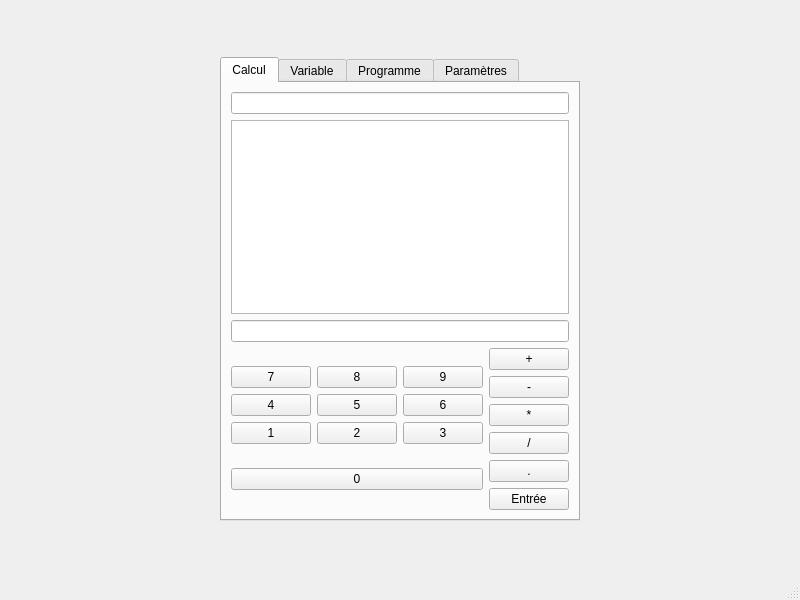
<?xml version="1.0" encoding="UTF-8"?>
<ui version="4.0">
 <class>MainWindow</class>
 <widget class="QMainWindow" name="MainWindow">
  <property name="geometry">
   <rect>
    <x>0</x>
    <y>0</y>
    <width>800</width>
    <height>600</height>
   </rect>
  </property>
  <property name="windowTitle">
   <string>UTCalculette</string>
  </property>
  <widget class="QWidget" name="centralwidget">
   <layout class="QVBoxLayout" name="verticalLayout_6">
    <item alignment="Qt::AlignHCenter|Qt::AlignVCenter">
     <widget class="QTabWidget" name="tabWidget">
      <property name="maximumSize">
       <size>
        <width>16777215</width>
        <height>16777215</height>
       </size>
      </property>
      <property name="tabPosition">
       <enum>QTabWidget::North</enum>
      </property>
      <property name="currentIndex">
       <number>0</number>
      </property>
      <property name="usesScrollButtons">
       <bool>false</bool>
      </property>
      <widget class="QWidget" name="calcul">
       <attribute name="title">
        <string>Calcul</string>
       </attribute>
       <layout class="QVBoxLayout" name="verticalLayout_4">
        <item>
         <layout class="QVBoxLayout" name="verticalLayout_3">
          <item>
           <widget class="QLineEdit" name="message"/>
          </item>
          <item>
           <widget class="QTableWidget" name="vuePile"/>
          </item>
          <item>
           <widget class="QLineEdit" name="commande"/>
          </item>
          <item>
           <layout class="QHBoxLayout" name="clavier">
            <item>
             <layout class="QVBoxLayout" name="verticalLayout_2">
              <item>
               <layout class="QGridLayout" name="gridLayout">
                <item row="0" column="1">
                 <widget class="QPushButton" name="button8">
                  <property name="text">
                   <string>8</string>
                  </property>
                 </widget>
                </item>
                <item row="2" column="1">
                 <widget class="QPushButton" name="button2">
                  <property name="text">
                   <string>2</string>
                  </property>
                 </widget>
                </item>
                <item row="0" column="0">
                 <widget class="QPushButton" name="button7">
                  <property name="text">
                   <string>7</string>
                  </property>
                 </widget>
                </item>
                <item row="1" column="1">
                 <widget class="QPushButton" name="button5">
                  <property name="text">
                   <string>5</string>
                  </property>
                 </widget>
                </item>
                <item row="2" column="2">
                 <widget class="QPushButton" name="button3">
                  <property name="text">
                   <string>3</string>
                  </property>
                 </widget>
                </item>
                <item row="1" column="2">
                 <widget class="QPushButton" name="button6">
                  <property name="text">
                   <string>6</string>
                  </property>
                 </widget>
                </item>
                <item row="2" column="0">
                 <widget class="QPushButton" name="button1">
                  <property name="text">
                   <string>1</string>
                  </property>
                 </widget>
                </item>
                <item row="1" column="0">
                 <widget class="QPushButton" name="button4">
                  <property name="text">
                   <string>4</string>
                  </property>
                 </widget>
                </item>
                <item row="0" column="2">
                 <widget class="QPushButton" name="button9">
                  <property name="text">
                   <string>9</string>
                  </property>
                 </widget>
                </item>
               </layout>
              </item>
              <item>
               <widget class="QPushButton" name="button0">
                <property name="text">
                 <string>0</string>
                </property>
               </widget>
              </item>
             </layout>
            </item>
            <item>
             <layout class="QVBoxLayout" name="verticalLayout">
              <item>
               <widget class="QPushButton" name="buttonPlus">
                <property name="text">
                 <string>+</string>
                </property>
               </widget>
              </item>
              <item>
               <widget class="QPushButton" name="buttonMoins">
                <property name="text">
                 <string>-</string>
                </property>
               </widget>
              </item>
              <item>
               <widget class="QPushButton" name="buttonFois">
                <property name="text">
                 <string>*</string>
                </property>
               </widget>
              </item>
              <item>
               <widget class="QPushButton" name="buttonDiv">
                <property name="text">
                 <string>/</string>
                </property>
               </widget>
              </item>
              <item>
               <widget class="QPushButton" name="buttonPoint">
                <property name="text">
                 <string>.</string>
                </property>
               </widget>
              </item>
              <item>
               <widget class="QPushButton" name="buttonEnter">
                <property name="text">
                 <string>Entrée</string>
                </property>
               </widget>
              </item>
             </layout>
            </item>
           </layout>
          </item>
         </layout>
        </item>
       </layout>
      </widget>
      <widget class="QWidget" name="variable">
       <attribute name="title">
        <string>Variable</string>
       </attribute>
      </widget>
      <widget class="QWidget" name="programme">
       <attribute name="title">
        <string>Programme</string>
       </attribute>
      </widget>
      <widget class="QWidget" name="parametres">
       <attribute name="title">
        <string>Paramètres</string>
       </attribute>
       <widget class="QWidget" name="verticalLayoutWidget_2">
        <property name="geometry">
         <rect>
          <x>120</x>
          <y>80</y>
          <width>182</width>
          <height>72</height>
         </rect>
        </property>
        <layout class="QVBoxLayout" name="verticalLayout_5">
         <item>
          <widget class="QCheckBox" name="activeSon">
           <property name="text">
            <string>Son</string>
           </property>
          </widget>
         </item>
         <item>
          <widget class="QCheckBox" name="activeClavier">
           <property name="text">
            <string>Clavier</string>
           </property>
          </widget>
         </item>
         <item>
          <layout class="QHBoxLayout" name="horizontalLayout">
           <item>
            <widget class="QLabel" name="Label">
             <property name="text">
              <string>Taille Pile :</string>
             </property>
            </widget>
           </item>
           <item>
            <widget class="QSlider" name="taillePile">
             <property name="minimum">
              <number>1</number>
             </property>
             <property name="maximum">
              <number>10</number>
             </property>
             <property name="value">
              <number>5</number>
             </property>
             <property name="orientation">
              <enum>Qt::Horizontal</enum>
             </property>
            </widget>
           </item>
           <item>
            <widget class="QLabel" name="afficheTaillePile">
             <property name="text">
              <string>5</string>
             </property>
            </widget>
           </item>
          </layout>
         </item>
        </layout>
       </widget>
      </widget>
     </widget>
    </item>
   </layout>
  </widget>
  <widget class="QMenuBar" name="menubar">
   <property name="geometry">
    <rect>
     <x>0</x>
     <y>0</y>
     <width>800</width>
     <height>22</height>
    </rect>
   </property>
  </widget>
  <widget class="QStatusBar" name="statusbar"/>
 </widget>
 <resources/>
 <connections>
  <connection>
   <sender>taillePile</sender>
   <signal>valueChanged(int)</signal>
   <receiver>afficheTaillePile</receiver>
   <slot>setNum(int)</slot>
   <hints>
    <hint type="sourcelabel">
     <x>454</x>
     <y>173</y>
    </hint>
    <hint type="destinationlabel">
     <x>476</x>
     <y>173</y>
    </hint>
   </hints>
  </connection>
 </connections>
</ui>
